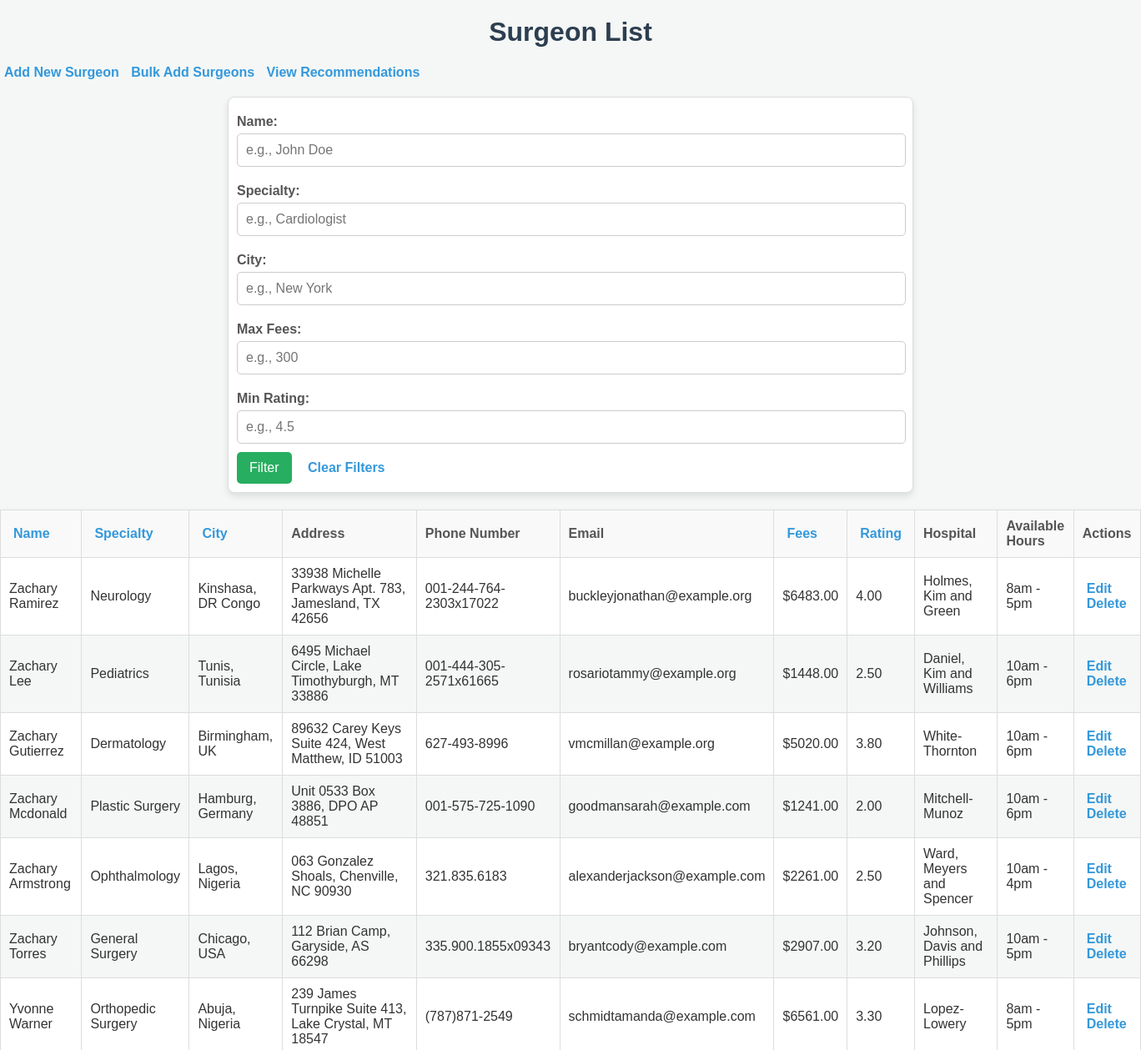
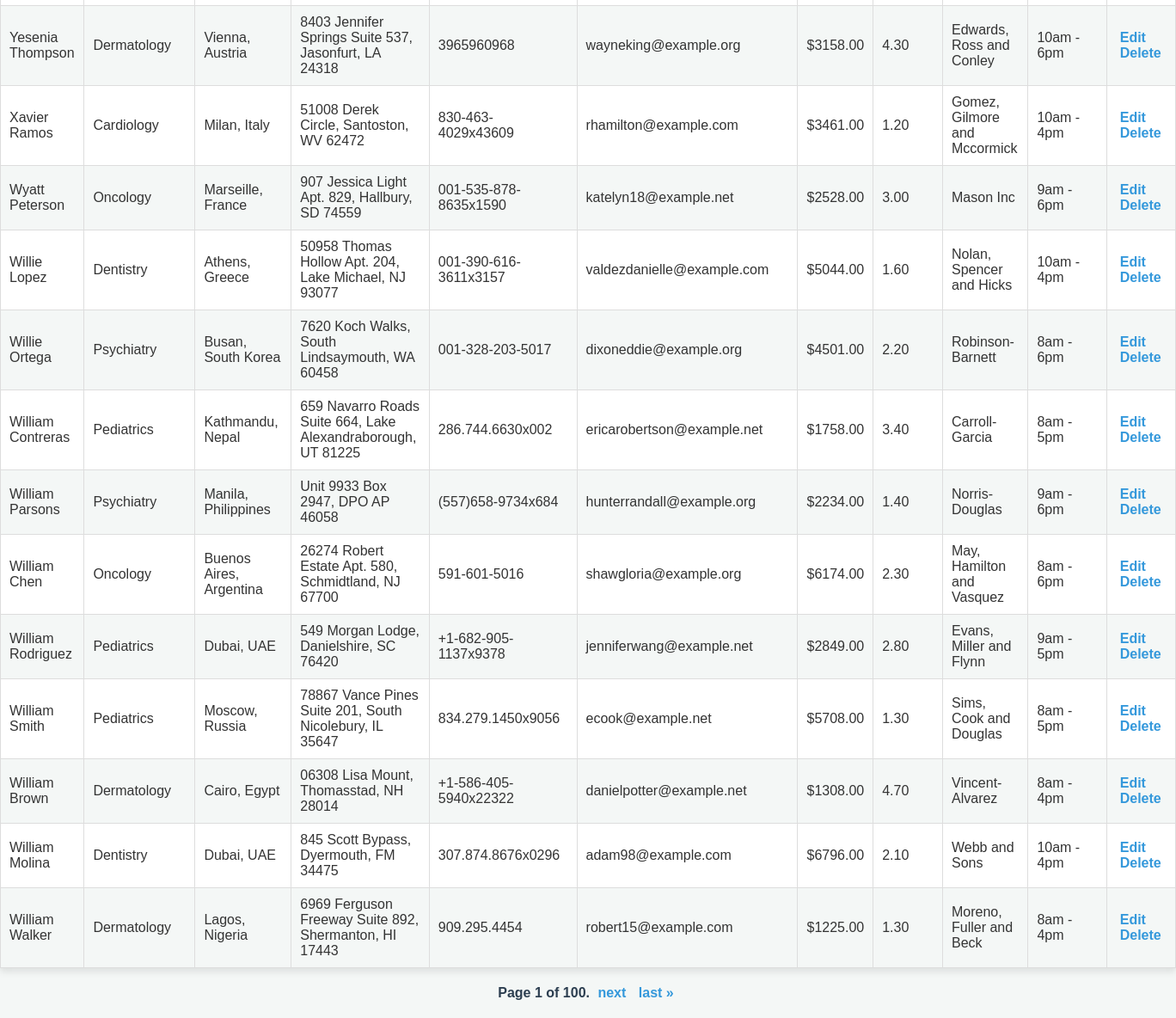
Page /surgeons/?name=&specialty=&city=&max_fees=&min_rating=&sort=first_name&direction=desc on the committed database (2 pictures, top to bottom).
### search/models.py (models this page shows)
class Surgeon(models.Model):
    first_name = models.CharField(max_length=100)
    last_name = models.CharField(max_length=100)
    specialty = models.CharField(max_length=100)
    city = models.CharField(max_length=100)
    address = models.CharField(max_length=255)
    phone_number = models.CharField(max_length=15)
    email = models.EmailField()
    fees = models.DecimalField(max_digits=10, decimal_places=2)
    rating = models.DecimalField(max_digits=3, decimal_places=2, null=True, blank=True)  # Rating out of 5
    hospital_name = models.CharField(max_length=255)
    available_hours = models.CharField(max_length=255)

### search/views.py (the view)
# urls.py: path('surgeons/', views.surgeon_list, name='surgeon-list'),
def surgeon_list(request):
    name = request.GET.get('name', '')
    specialty = request.GET.get('specialty', '')
    city = request.GET.get('city', '')
    max_fees = request.GET.get('max_fees', None)
    min_rating = request.GET.get('min_rating', None)
    sort = request.GET.get('sort', 'first_name')
    direction = request.GET.get('direction', 'asc')
    surgeons = Surgeon.objects.all()
    if name:
        surgeons = surgeons.filter(Q(first_name__icontains=name) | Q(last_name__icontains=name))
    if specialty:
        surgeons = surgeons.filter(specialty__icontains=specialty)
    if city:
        surgeons = surgeons.filter(city__icontains=city)
    if max_fees:
        try:
            max_fees = float(max_fees)
            surgeons = surgeons.filter(fees__lte=max_fees)
        except ValueError:
            pass
    if min_rating:
        try:
            min_rating = float(min_rating)
            surgeons = surgeons.filter(rating__gte=min_rating)
        except ValueError:
            pass
    if sort in ['first_name', 'specialty', 'city', 'fees', 'rating']:
        if direction == 'desc':
            sort = f'-{sort}'
        surgeons = surgeons.order_by(sort)
    next_directions = {
        column: 'asc' if sort != column or direction == 'desc' else 'desc'
        for column in ['first_name', 'specialty', 'city', 'fees', 'rating']
    }
    paginator = Paginator(surgeons, 20)
    page_number = request.GET.get('page')
    page_obj = paginator.get_page(page_number)
    return render(
        request,
        'search/surgeon_list.html',
        {
            'page_obj': page_obj,
            'sort': sort,
            'direction': direction,
            'next_directions': next_directions,
            'name': name,
            'specialty': specialty,
            'city': city,
            'max_fees': max_fees,
            'min_rating': min_rating,
        }
    )

### search/templates/search/surgeon_list.html (shortened to what this page needs)
{% load static %}
<!DOCTYPE html>
<html lang="en">
<head>
</head>
<body>
    <h1>Surgeon List</h1>
    <a href="{% url 'surgeon-create' %}">Add New Surgeon</a>
    <a href="{% url 'bulk-upload' %}">Bulk Add Surgeons</a>
    <a href="{% url 'surgeon-recommendations' %}">View Recommendations</a>
    <form method="get">
        <label for="name">Name:</label>
        <input type="text" id="name" name="name" value="{{ request.GET.name }}" placeholder="e.g., John Doe">
        <label for="specialty">Specialty:</label>
        <input type="text" id="specialty" name="specialty" value="{{ request.GET.specialty }}" placeholder="e.g., Cardiologist">
        <label for="city">City:</label>
        <input type="text" id="city" name="city" value="{{ request.GET.city }}" placeholder="e.g., New York">
        <label for="max_fees">Max Fees:</label>
        <input type="number" id="max_fees" name="max_fees" value="{{ request.GET.max_fees }}" placeholder="e.g., 300">
        <label for="min_rating">Min Rating:</label>
        <input type="number" id="min_rating" name="min_rating" step="0.01" min="0" max="5"
           value="{{ request.GET.min_rating }}" placeholder="e.g., 4.5">
        <button type="submit">Filter</button>
        <a href="{% url 'surgeon-list' %}">Clear Filters</a>
    </form>
    <table border="1">
        <thead>
            <tr>
                <th>
                    <a href="?name={{ request.GET.name }}&specialty={{ request.GET.specialty }}&city={{ request.GET.city }}&max_fees={{ request.GET.max_fees }}&min_rating={{ request.GET.min_rating }}&sort=first_name&direction={{ next_directions.first_name }}">Name</a>
                </th>
                <th>
                    <a href="?name={{ request.GET.name }}&specialty={{ request.GET.specialty }}&city={{ request.GET.city }}&max_fees={{ request.GET.max_fees }}&min_rating={{ request.GET.min_rating }}&sort=specialty&direction={{ next_directions.specialty }}">Specialty</a>
                </th>
                <th>
                    <a href="?name={{ request.GET.name }}&specialty={{ request.GET.specialty }}&city={{ request.GET.city }}&max_fees={{ request.GET.max_fees }}&min_rating={{ request.GET.min_rating }}&sort=city&direction={{ next_directions.city }}">City</a>
                </th>
                <th>Address</th>
                <th>Phone Number</th>
                <th>Email</th>
                <th>
                    <a href="?name={{ request.GET.name }}&specialty={{ request.GET.specialty }}&city={{ request.GET.city }}&max_fees={{ request.GET.max_fees }}&min_rating={{ request.GET.min_rating }}&sort=fees&direction={{ next_directions.fees }}">Fees</a>
                </th>
                <th>
                    <a href="?name={{ request.GET.name }}&specialty={{ request.GET.specialty }}&city={{ request.GET.city }}&max_fees={{ request.GET.max_fees }}&min_rating={{ request.GET.min_rating }}&sort=rating&direction={{ next_directions.rating }}">Rating</a>
                </th>
                <th>Hospital</th>
                <th>Available Hours</th>
                <th>Actions</th>
            </tr>
        </thead>
        <tbody>
            {% for surgeon in page_obj %}
            <tr>
                <td>{{ surgeon.first_name }} {{ surgeon.last_name }}</td>
                <td>{{ surgeon.specialty }}</td>
                <td>{{ surgeon.city }}</td>
                <td>{{ surgeon.address }}</td>
                <td>{{ surgeon.phone_number }}</td>
                <td>{{ surgeon.email }}</td>
                <td>${{ surgeon.fees }}</td>
                <td>{{ surgeon.rating|default:"N/A" }}</td>
                <td>{{ surgeon.hospital_name }}</td>
                <td>{{ surgeon.available_hours }}</td>
                <td>
                    <a href="{% url 'surgeon-update' surgeon.id %}">Edit</a>
                    <a href="{% url 'surgeon-delete' surgeon.id %}">Delete</a>
                </td>
            </tr>
            {% empty %}
            <tr>
                <td colspan="11">No surgeons available.</td>
            </tr>
            {% endfor %}
        </tbody>
    </table>
    <div class="pagination">
        <span class="step-links">
            <span class="current">
                Page {{ page_obj.number }} of {{ page_obj.paginator.num_pages }}.
            </span>
            {% if page_obj.has_next %}
                <a href="?page={{ page_obj.next_page_number }}">next</a>
                <a href="?page={{ page_obj.paginator.num_pages }}">last &raquo;</a>
            {% endif %}
        </span>
    </div>
</body>
</html>

### search/templates/search/surgeon_list.html (style rules this page uses)
body { font-family: Arial, sans-serif; background-color: #f4f7f6; margin: 0; padding: 0; color: #333; }
h1 { text-align: center; color: #2c3e50; margin-top: 20px; }
a { text-decoration: none; color: #3498db; font-weight: bold; margin: 5px; }
form { margin: 20px auto; padding: 10px; background: white; border: 1px solid #ddd; border-radius: 8px; max-width: 800px; box-shadow: 0px 4px 8px rgba(0, 0, 0, 0.1); }
form label { display: block; font-weight: bold; margin-top: 10px; color: #555; }
form input { width: calc(100% - 20px); padding: 10px; margin-top: 5px; margin-bottom: 10px; border: 1px solid #ccc; border-radius: 5px; font-size: 1rem; }
form button { background-color: #27ae60; color: white; border: none; padding: 10px 15px; border-radius: 5px; cursor: pointer; font-size: 1rem; margin-right: 10px; }
table { width: 100%; border-collapse: collapse; margin: 20px 0; background-color: white; box-shadow: 0px 4px 8px rgba(0, 0, 0, 0.1); }
table th, table td { text-align: left; padding: 10px; border: 1px solid #ddd; }
table th { background-color: #f9f9f9; color: #555; font-weight: bold; cursor: pointer; }
table tr:nth-child(even) { background-color: #f4f7f6; }
.pagination { text-align: center; margin: 20px 0; }
.pagination .step-links a { text-decoration: none; color: #3498db; font-weight: bold; margin: 0 5px; }
.pagination .step-links .current { font-weight: bold; color: #2c3e50; }

### rows in the picture
Surgeon: first_name "Zachary", last_name "Ramirez", specialty "Neurology", city "Kinshasa, DR Congo", address "33938 Michelle Parkways Apt. 783, Jamesland, TX 42656", phone_number "001-244-764-2303x17022", email "buckleyjonathan@example.org", fees "6483.00", rating "4.00", hospital_name "Holmes, Kim and Green", available_hours "8am - 5pm"
Surgeon: first_name "Zachary", last_name "Lee", specialty "Pediatrics", city "Tunis, Tunisia", address "6495 Michael Circle, Lake Timothyburgh, MT 33886", phone_number "001-444-305-2571x61665", email "rosariotammy@example.org", fees "1448.00", rating "2.50", hospital_name "Daniel, Kim and Williams", available_hours "10am - 6pm"
Surgeon: first_name "Zachary", last_name "Gutierrez", specialty "Dermatology", city "Birmingham, UK", address "89632 Carey Keys Suite 424, West Matthew, ID 51003", phone_number "627-493-8996", email "vmcmillan@example.org", fees "5020.00", rating "3.80", hospital_name "White-Thornton", available_hours "10am - 6pm"
Surgeon: first_name "Zachary", last_name "Mcdonald", specialty "Plastic Surgery", city "Hamburg, Germany", address "Unit 0533 Box 3886, DPO AP 48851", phone_number "001-575-725-1090", email "goodmansarah@example.com", fees "1241.00", rating "2.00", hospital_name "Mitchell-Munoz", available_hours "10am - 6pm"
Surgeon: first_name "Zachary", last_name "Armstrong", specialty "Ophthalmology", city "Lagos, Nigeria", address "063 Gonzalez Shoals, Chenville, NC 90930", phone_number "321.835.6183", email "alexanderjackson@example.com", fees "2261.00", rating "2.50", hospital_name "Ward, Meyers and Spencer", available_hours "10am - 4pm"
Surgeon: first_name "Zachary", last_name "Torres", specialty "General Surgery", city "Chicago, USA", address "112 Brian Camp, Garyside, AS 66298", phone_number "335.900.1855x09343", email "bryantcody@example.com", fees "2907.00", rating "3.20", hospital_name "Johnson, Davis and Phillips", available_hours "10am - 5pm"
Surgeon: first_name "Yvonne", last_name "Warner", specialty "Orthopedic Surgery", city "Abuja, Nigeria", address "239 James Turnpike Suite 413, Lake Crystal, MT 18547", phone_number "(787)871-2549", email "schmidtamanda@example.com", fees "6561.00", rating "3.30", hospital_name "Lopez-Lowery", available_hours "8am - 5pm"
Surgeon: first_name "Yesenia", last_name "Thompson", specialty "Dermatology", city "Vienna, Austria", address "8403 Jennifer Springs Suite 537, Jasonfurt, LA 24318", phone_number "3965960968", email "wayneking@example.org", fees "3158.00", rating "4.30", hospital_name "Edwards, Ross and Conley", available_hours "10am - 6pm"
Surgeon: first_name "Xavier", last_name "Ramos", specialty "Cardiology", city "Milan, Italy", address "51008 Derek Circle, Santoston, WV 62472", phone_number "830-463-4029x43609", email "rhamilton@example.com", fees "3461.00", rating "1.20", hospital_name "Gomez, Gilmore and Mccormick", available_hours "10am - 4pm"
Surgeon: first_name "Wyatt", last_name "Peterson", specialty "Oncology", city "Marseille, France", address "907 Jessica Light Apt. 829, Hallbury, SD 74559", phone_number "001-535-878-8635x1590", email "katelyn18@example.net", fees "2528.00", rating "3.00", hospital_name "Mason Inc", available_hours "9am - 6pm"
Surgeon: first_name "Willie", last_name "Lopez", specialty "Dentistry", city "Athens, Greece", address "50958 Thomas Hollow Apt. 204, Lake Michael, NJ 93077", phone_number "001-390-616-3611x3157", email "valdezdanielle@example.com", fees "5044.00", rating "1.60", hospital_name "Nolan, Spencer and Hicks", available_hours "10am - 4pm"
Surgeon: first_name "Willie", last_name "Ortega", specialty "Psychiatry", city "Busan, South Korea", address "7620 Koch Walks, South Lindsaymouth, WA 60458", phone_number "001-328-203-5017", email "dixoneddie@example.org", fees "4501.00", rating "2.20", hospital_name "Robinson-Barnett", available_hours "8am - 6pm"
Surgeon: first_name "William", last_name "Contreras", specialty "Pediatrics", city "Kathmandu, Nepal", address "659 Navarro Roads Suite 664, Lake Alexandraborough, UT 81225", phone_number "286.744.6630x002", email "ericarobertson@example.net", fees "1758.00", rating "3.40", hospital_name "Carroll-Garcia", available_hours "8am - 5pm"
Surgeon: first_name "William", last_name "Parsons", specialty "Psychiatry", city "Manila, Philippines", address "Unit 9933 Box 2947, DPO AP 46058", phone_number "(557)658-9734x684", email "hunterrandall@example.org", fees "2234.00", rating "1.40", hospital_name "Norris-Douglas", available_hours "9am - 6pm"
Surgeon: first_name "William", last_name "Chen", specialty "Oncology", city "Buenos Aires, Argentina", address "26274 Robert Estate Apt. 580, Schmidtland, NJ 67700", phone_number "591-601-5016", email "shawgloria@example.org", fees "6174.00", rating "2.30", hospital_name "May, Hamilton and Vasquez", available_hours "8am - 6pm"
Surgeon: first_name "William", last_name "Rodriguez", specialty "Pediatrics", city "Dubai, UAE", address "549 Morgan Lodge, Danielshire, SC 76420", phone_number "+1-682-905-1137x9378", email "jenniferwang@example.net", fees "2849.00", rating "2.80", hospital_name "Evans, Miller and Flynn", available_hours "9am - 5pm"
Surgeon: first_name "William", last_name "Smith", specialty "Pediatrics", city "Moscow, Russia", address "78867 Vance Pines Suite 201, South Nicolebury, IL 35647", phone_number "834.279.1450x9056", email "ecook@example.net", fees "5708.00", rating "1.30", hospital_name "Sims, Cook and Douglas", available_hours "8am - 5pm"
Surgeon: first_name "William", last_name "Brown", specialty "Dermatology", city "Cairo, Egypt", address "06308 Lisa Mount, Thomasstad, NH 28014", phone_number "+1-586-405-5940x22322", email "danielpotter@example.net", fees "1308.00", rating "4.70", hospital_name "Vincent-Alvarez", available_hours "8am - 4pm"
Surgeon: first_name "William", last_name "Molina", specialty "Dentistry", city "Dubai, UAE", address "845 Scott Bypass, Dyermouth, FM 34475", phone_number "307.874.8676x0296", email "adam98@example.com", fees "6796.00", rating "2.10", hospital_name "Webb and Sons", available_hours "10am - 4pm"
Surgeon: first_name "William", last_name "Walker", specialty "Dermatology", city "Lagos, Nigeria", address "6969 Ferguson Freeway Suite 892, Shermanton, HI 17443", phone_number "909.295.4454", email "robert15@example.com", fees "1225.00", rating "1.30", hospital_name "Moreno, Fuller and Beck", available_hours "8am - 4pm"

### other values in the picture
{{ page_obj.number }} "1"
{{ page_obj.paginator.num_pages }} "100"
